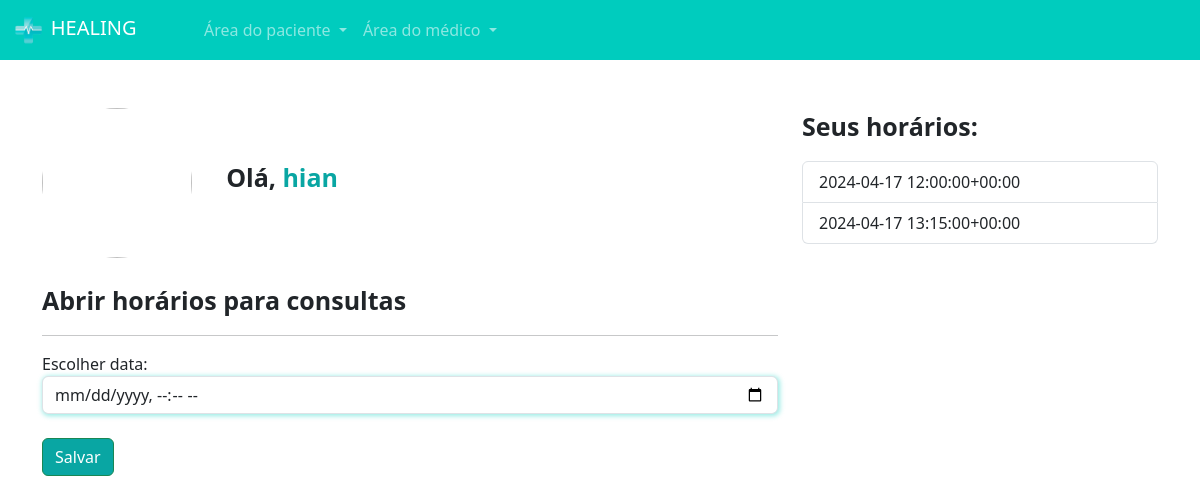
Before: /medicos/abrir_horario/ (signed in) with the older database file.
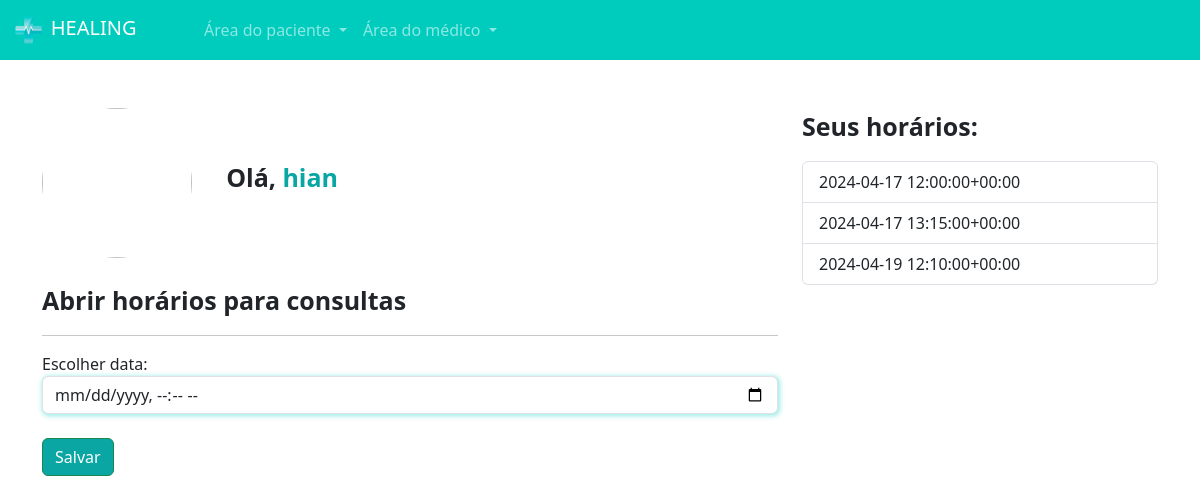
After: the same page with the newer database file.
### medico/models.py (models this page shows)
class DatasAbertas(models.Model):
    data = models.DateTimeField()
    user = models.ForeignKey(User, on_delete=models.DO_NOTHING)
    agendado = models.BooleanField(default=False)
    def __str__(self):
        return str(self.data)

### medico/views.py (the view, shortened to what this page needs)
# urls.py: path('abrir_horario/', views.abrir_horario, name="abrir_horario"),
@login_required
def abrir_horario(request):
    if not is_medico(request.user):
        messages.add_message(request, constants.WARNING, 'Somente médicos podem acessar essa página.')
        return redirect('/usuarios/sair')
    if request.method == "GET":
        dados_medicos = DadosMedico.objects.get(user=request.user)
        datas_abertas = DatasAbertas.objects.filter(user=request.user)
        return render(request, 'abrir_horario.html', {'dados_medicos': dados_medicos, 'datas_abertas': datas_abertas, 'is_medico': is_medico(request.user)})

### medico/models.py (called while the page is built)
def is_medico(user):
    return DadosMedico.objects.filter(user=user).exists()

### medico/templates/abrir_horario.html (shortened to what this page needs)
{% extends "base.html" %}
{% load static %}
{% block 'head' %}
    <link rel="stylesheet" href="{% static 'medicos/css/abrir_horario.css' %}">
    <link rel="stylesheet" href="{% static 'usuarios/css/usuarios.css' %}">
    <link rel="stylesheet" href="{% static 'medicos/css/cadastro_medico.css' %}">
{% endblock 'head' %}
{% block 'body' %}
{% include "partials/navbar.html" %}
    <div class="container">
        <br><br>
        <div class="row">
            <div class="col-md-8">
                <img src=""  class="foto-perfil" alt="">
                <label style="margin-left: 30px; font-size: 25px" class="p-bold">Olá, <span class="color-dark">{{request.user.username}}</span></label>
                <br>
                <br>
                <p style="font-size: 25px" class="p-bold">Abrir horários para consultas</p>
                <hr>
                <form action="{% url 'abrir_horario' %}" method="POST">{% csrf_token %}
                    <label for="">Escolher data:</label>
                    <input type="datetime-local" name="data" class="form-control shadow-main-color">
                    <br>
                    <input type="submit" value="Salvar" class="btn btn-success btn-dark-color">
                </form>
            </div>
            <div class="col-md-4">
                <p style="font-size: 25px" class="p-bold">Seus horários:</p>
                <ul class="list-group">
                    {% for data in datas_abertas  %}
                        <li class="list-group-item">{{data}}</li>
                    {% endfor %}
                </ul>
            </div>
        </div>
    </div>
{% endblock 'body' %}

Changed rows visible on the page:
added DatasAbertas: data "2024-04-19 12:10:00+00:00"
